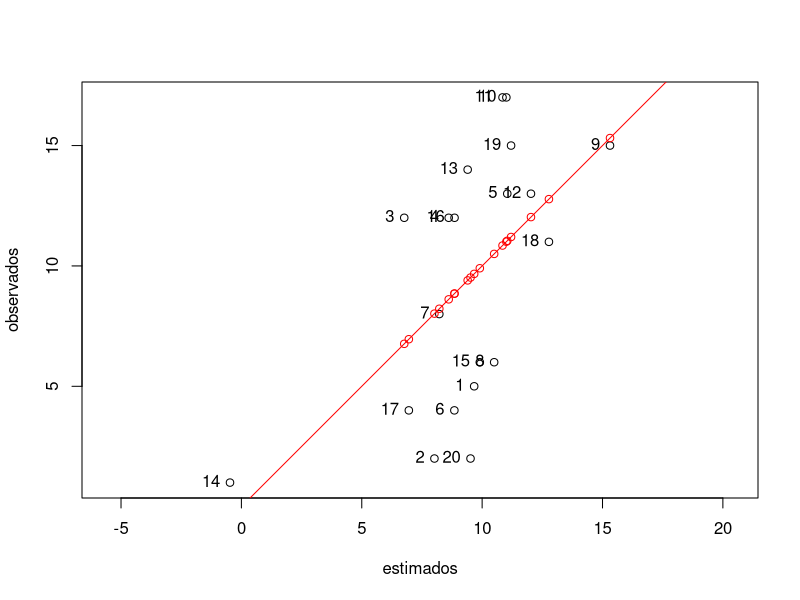
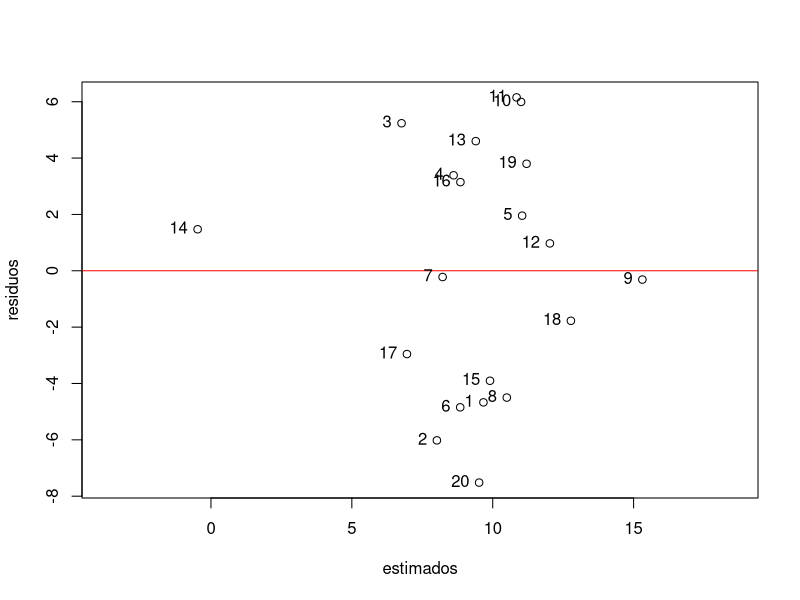

Write the R code that produced these figures, in order. (Note: this script raises an error after producing the figures.)
## ---- chunk 1
#| label: leer-datos
Linnerud <- read.csv("Linnerud.csv", row.names = 1)
Linnerud
## ---- chunk 2
regre <- function(X, y) {
  results <- list()
  lab <- rownames(X)
  X <- as.matrix(X)
  
  # regresion-a-mano
  x     <- X
  n     <- dim(x)[1]                           # n es el número de observaciones
  p     <- dim(x)[2]                           # numero de regresores
  nomy  <- deparse(substitute(y))
  nom   <- c(colnames(x),nomy)                 # etiquetas de las variables en nom

  print(nom)

  # estadisticas
  xm    <- apply(x,2,mean)                     # cálculo de xm, promedio de x
  ym    <- sum(y)/n                            # cálculo de ym, promedio de y
  ssx   <- apply(x^2,2,sum)                    # ssx es la suma de los x cuadros
  ssy   <- sum(y^2)                            # ssy es la suma de los y cuadros
  sxy   <- t(x)%*%y                            # sxy es la suma de los productos xy
  ssxc  <- ssx-n*xm^2                          # ssxc es ssx centrado sobre el promedio
  ssyc  <- ssy-n*ym^2                          # ssyc es ssy centrado sobre el promedio
  sxyc  <- sxy-n*xm*ym                         # sxyc es sxy centrado sobre el promedio
  varx  <- ssxc/n                              # varx es la varianza de x
  vary  <- ssyc/n                              # vary es la varianza de y
  covxy <- sxyc/n                              # covxy es la covarianza de xy
  stats <- matrix(8*(2*p+1)*0,nrow=8,ncol=(2*p+1)) # construcción de tabla de estadísticas
  rownames(stats) <- c("Mínimo","Máximo","Promedio","Total","Suma de cuadrados",
                    "Cuadrados centrados","Varianza covarianza","Desvío estándar")
  colnames(stats) <- c(nom, paste0("x", 1:p, "y"))
  stats[,1:p] <- rbind(apply(x,2,min),apply(x,2,max),xm,apply(x,2,sum),ssx,ssxc,varx,sqrt(varx))
  stats[,p+1] <- rbind(min(y),max(y),ym,sum(y),ssy,ssyc,vary,sqrt(vary))
  stats[,c((p+2):(2*p+1))] <- rbind(t(rep(0,p)),t(rep(0,p)),t(rep(0,p)),t(rep(0,p)),t(sxy),t(sxyc),t(covxy),t(rep(0,p)))

  results$stats <- stats

  # matriz de varianza/covarianza de los x
  vcovx <- (n-1)/n * cov(x)
  results$vcovx <- vcovx

  # estimación
  X      <- cbind(rep(1,n),x)                  # se necesita ajuntar la columna de unos
  p1     <- p + 1                              # un regresor más
  XX     <- t(X)%*% X                          # matriz X'X
  XXm1   <- solve(XX)                          # su inversa
  bh     <- XXm1 %*% t(X) %*% y                # estimación de los betas
  results$bh <- bh

  eta    <- X %*% bh                           # valores estimados
  res    <- y - eta                            # residuos
  unidad <- cbind(x,y,eta,res)                 # tabla de resultados
  rownames(unidad) <- rownames(X)
  colnames(unidad) <- c(nom,"eta","residuos")
  results$unidad <- unidad

  # grafico-valores-estimados-residuos
  results$observados <- function() {
    plot(eta,y,asp=1,xlab="estimados",ylab="observados")
    abline(0,1,col="red")
    text(eta,y,labels=lab,pos=2)
    points(eta,eta,col="red")
  }

  results$residuos <- function() {
    plot(eta,res,asp=1,xlab="estimados",ylab="residuos")
    abline(0,0,col="red")
    text(eta,res,labels=lab,pos=2)
  }

  # anova
  ssr   <- t(eta) %*% eta            # suma de  cuadrados por regresión
  sse   <- ssy - ssr                 # suma por residuos
  msr   <- ssr/p1                    # cuadrado promedio por regresión
  mse   <- sse/(n-p1)                # cuadrado promedio por residuos
  df    <- c(p1,n-p1,n)              # grados de libertad
  ssq   <- c(ssr,sse,ssy)            # sumas de cuadrados
  msq   <- c(msr,mse,0)              # suma de residuos
  anova <- (cbind(df,ssq,msq))       # tabla de anova
  colnames(anova) <- c("Degrees of Freedom","Sum of squares","Mean squares")
  rownames(anova) <- c("Regression","Residuals","Total")
  results$anova <- anova

  # apalancamiento
  Hat   <- X %*% XXm1 %*% t(X)                  # matriz H sombrero
  rownames(Hat) <- lab                          # inclusivo de su etiquetas
  colnames(Hat) <- lab
  results$Hat <- Hat

  lev   <- diag(Hat)                            # apalancamientos
  pesos <- cbind(x,y,lev)                       # construcción de una salida conjunta
  rownames(pesos) <- lab
  results$pesos <- pesos

  niv   <- 2 * p1 / n                           # nivel para apalancamiento
  level <- which(lev > niv)                       # unidades con fuerte apalancamiento
  out   <- rbind(level,lev[level])              # salida
  rownames(out) <- c("unidad","apalancamiento")
  results$out <- out

  return(results)
}
## ---- chunk 3
res_Linnerud_1 <- regre(
  Linnerud[, c("Weight", "Waist", "Pulse")],
  Linnerud$Pulls
)

res_Linnerud_1$stats
res_Linnerud_1$vcovx
res_Linnerud_1$bh
res_Linnerud_1$unidad
res_Linnerud_1$observados()
res_Linnerud_1$residuos()
res_Linnerud_1$anova
res_Linnerud_1$Hat
res_Linnerud_1$pesos
res_Linnerud_1$out
## ---- chunk 4
res_Linnerud_Squats <- regre(
  Linnerud[, c("Squats")],
  Linnerud$Pulls
)

res_Linnerud_Squats$stats
res_Linnerud_Squats$vcovx
res_Linnerud_Squats$bh
res_Linnerud_Squats$unidad
res_Linnerud_Squats$observados()
res_Linnerud_Squats$residuos()
res_Linnerud_Squats$anova
res_Linnerud_Squats$Hat
res_Linnerud_Squats$pesos
res_Linnerud_Squats$out
